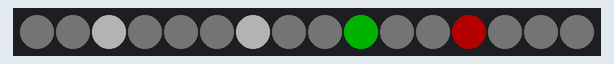
A sketch run on a simulated Arduino Uno, built with avr-gcc and run on an emulated ATmega328P. On the bench: 16 RGB LEDs in strip order, left to right. Dim RGB values are drawn brighter than linear; random numbers use the default seed unless the sketch sets one.

Above: at 9.95 s.
At 13.67 s:
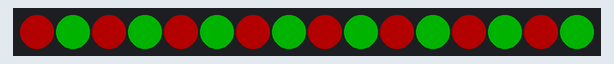
At 17.42 s:
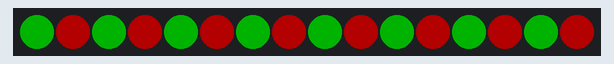
At 24.87 s:
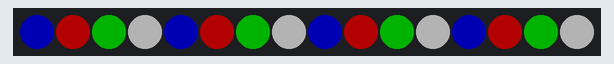
At 32.17 s:
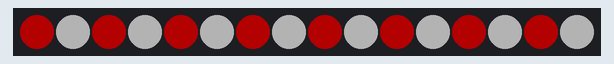
At 39.82 s:
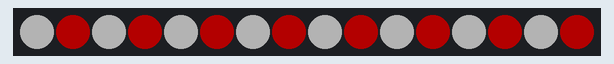

The sketch:

christmas.ino
```cpp
#include <Adafruit_NeoPixel.h>

#define PIN        0
#define NUM_LEDS   16

Adafruit_NeoPixel pixels(NUM_LEDS, PIN, NEO_GRBW + NEO_KHZ800);

// Modes
enum Mode {
  TWINKLE = 0,
  SPIN_RG,
  CHASE,
  SPIN_RW,
  FADE,
  NUM_MODES
};

Mode mode = TWINKLE;

// Timing intervals
const uint32_t modeInterval    = 10000; // 10 seconds per mode
const uint32_t sparkleInterval = 60;
const uint32_t chaseInterval   = 150;
const uint32_t spinInterval    = 150;
const uint32_t fadeInterval    = 20;

// Last update times
uint32_t lastModeSwitch = 0;
uint32_t lastSparkle    = 0;
uint32_t lastChase      = 0;
uint32_t lastSpinRG     = 0;
uint32_t lastSpinRW     = 0;
uint32_t lastFade       = 0;

// Offsets
uint8_t chasePos       = 0;
uint8_t offsetRG       = 0;
uint8_t offsetRW       = 0;

// Fade variables
uint8_t fadeValue = 0;
int fadeDir = 1;

// Colors
const uint32_t RED   = pixels.Color(255, 0, 0, 0);
const uint32_t GREEN = pixels.Color(0, 255, 0, 0);
const uint32_t WHITE = pixels.Color(255, 255, 255, 0);
const uint32_t BLUE  = pixels.Color(0, 0, 255, 0);

// Christmas colors array
const uint32_t XmasColors[4] = { RED, GREEN, WHITE, BLUE };

// ---------------------------------------------------------------------------
void setup() {
  pixels.begin();
  pixels.setBrightness(60);
  pixels.clear();
}

// ---------------------------------------------------------------------------
void loop() {
  uint32_t now = millis();

  // Automatic mode switching
  if (now - lastModeSwitch >= modeInterval) {
    mode = static_cast<Mode>((mode + 1) % NUM_MODES);
    pixels.clear();
    pixels.show();
    lastModeSwitch = now;

    // Reset offsets
    chasePos = offsetRG = offsetRW = 0;
    fadeValue = 0;
    fadeDir = 1;

    lastSparkle = lastChase = lastSpinRG = lastSpinRW = lastFade = now;
  }

  switch(mode) {

    // -------------------------------------------------
    // MODE 0 — TWINKLE with very dark glow
    // -------------------------------------------------
    case TWINKLE:
      if (now - lastSparkle >= sparkleInterval) {
        // Dark subtle glow
        for (uint8_t i = 0; i < NUM_LEDS; i++) {
          pixels.setPixelColor(i, pixels.Color(5, 5, 5, 0)); // very low glow
        }
        // Sparkles on top
        for (uint8_t j = 0; j < 4; j++) { // 4 sparkles
          uint8_t i = random(NUM_LEDS);
          uint8_t r = random(4);
          uint32_t c = (r == 0) ? RED :
                       (r == 1) ? GREEN :
                       (r == 2) ? WHITE : BLUE;
          pixels.setPixelColor(i, c);
        }
        pixels.show();
        lastSparkle = now;
      }
      break;

    // -------------------------------------------------
    // MODE 1 — SPIN RED/GREEN
    // -------------------------------------------------
    case SPIN_RG:
      if (now - lastSpinRG >= spinInterval) {
        for (uint8_t i = 0; i < NUM_LEDS; i++) {
          pixels.setPixelColor(i, ((i + offsetRG) & 1) ? RED : GREEN);
        }
        pixels.show();
        offsetRG ^= 1;
        lastSpinRG = now;
      }
      break;

    // -------------------------------------------------
    // MODE 2 — CHASE (1 LED per color)
    // -------------------------------------------------
    case CHASE:
      if (now - lastChase >= chaseInterval) {
        pixels.clear();
        for (uint8_t i = 0; i < NUM_LEDS; i++) {
          uint8_t idx = (i + chasePos) % 4; // 1 LED per color
          pixels.setPixelColor(i, XmasColors[idx]);
        }
        pixels.show();
        chasePos = (chasePos + 1) % NUM_LEDS;
        lastChase = now;
      }
      break;

    // -------------------------------------------------
    // MODE 3 — SPIN RED/WHITE
    // -------------------------------------------------
    case SPIN_RW:
      if (now - lastSpinRW >= spinInterval) {
        for (uint8_t i = 0; i < NUM_LEDS; i++) {
          pixels.setPixelColor(i, ((i + offsetRW) & 1) ? RED : WHITE);
        }
        pixels.show();
        offsetRW ^= 1;
        lastSpinRW = now;
      }
      break;

    // -------------------------------------------------
    // MODE 4 — FADE
    // -------------------------------------------------
    case FADE:
      if (now - lastFade >= fadeInterval) {
        fadeValue += fadeDir;
        if (fadeValue >= 255) fadeDir = -1;
        else if (fadeValue <= 0) fadeDir = 1;

        for (uint8_t i = 0; i < NUM_LEDS; i++) {
          uint8_t idx = i % 4;
          uint32_t c = (idx == 0) ? pixels.Color(fadeValue, 0, 0, 0) :
                       (idx == 1) ? pixels.Color(0, fadeValue, 0, 0) :
                       (idx == 2) ? pixels.Color(fadeValue, fadeValue, fadeValue, 0) :
                                    pixels.Color(0, 0, fadeValue, 0);
          pixels.setPixelColor(i, c);
        }
        pixels.show();
        lastFade = now;
      }
      break;
  }
}
```
